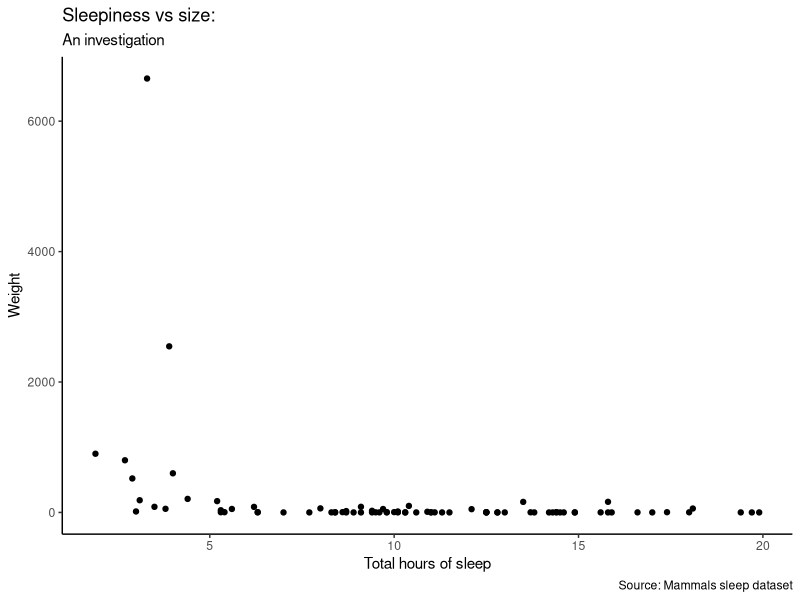
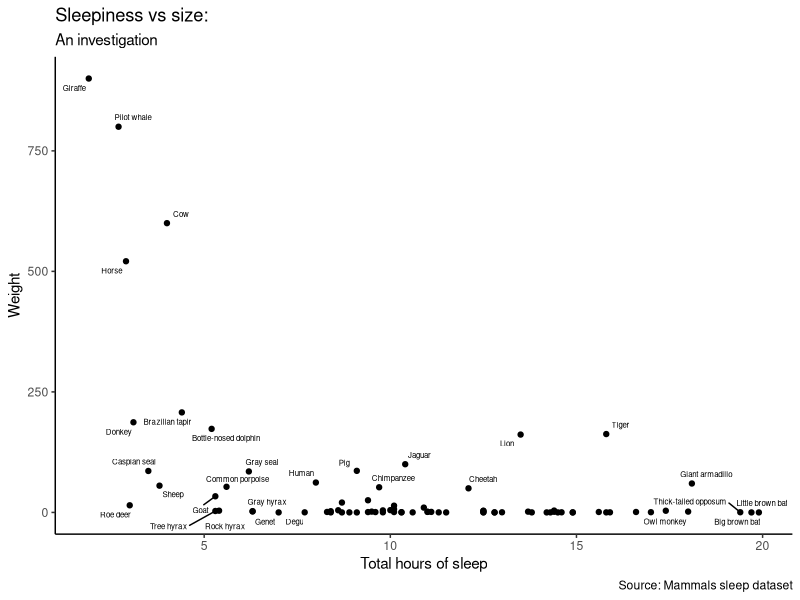
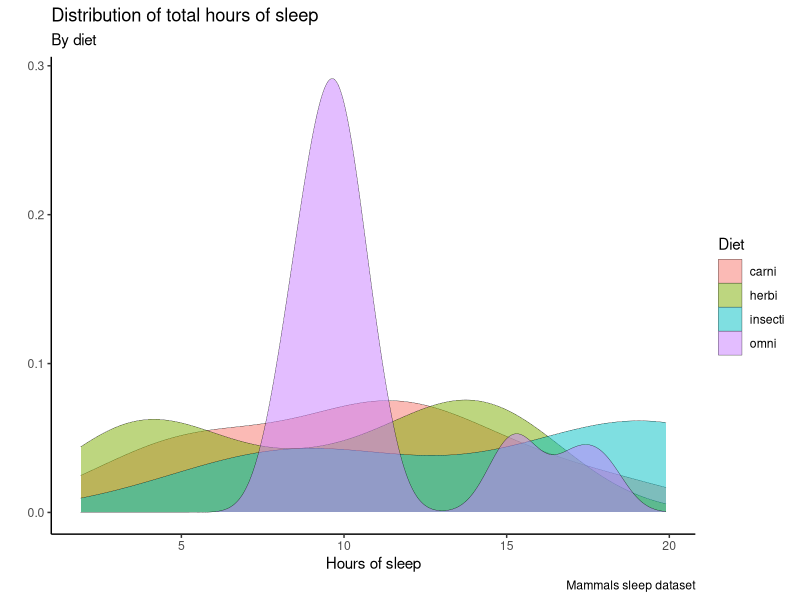
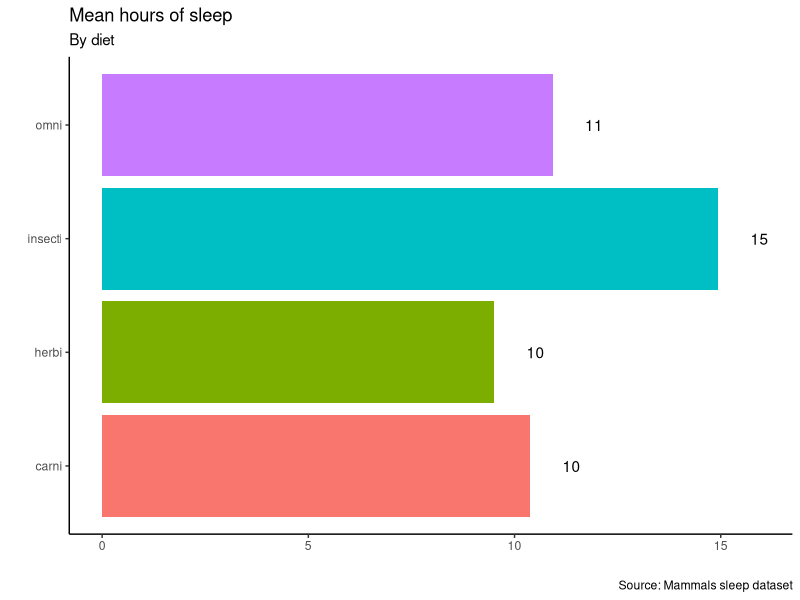
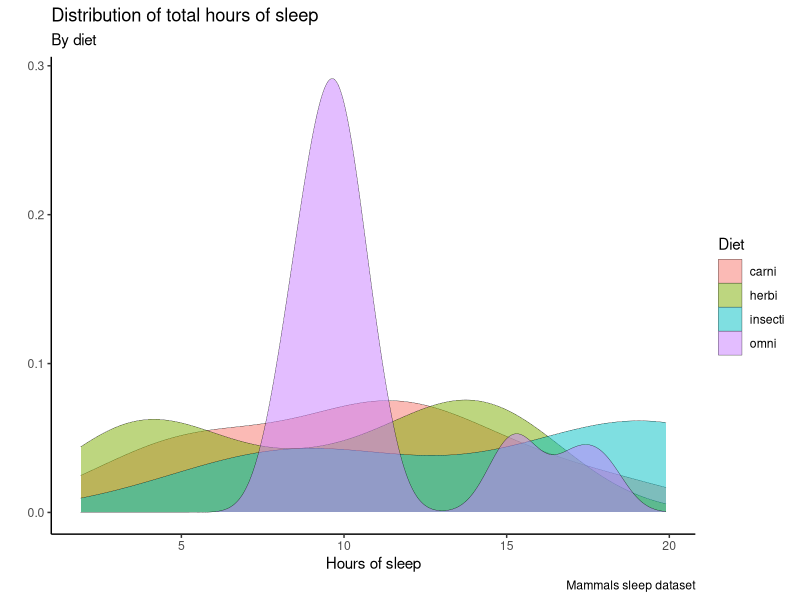

Write R code to recreate these figures, in order.
## ---- chunk 1
knitr::opts_chunk$set(echo = TRUE)
## ---- chunk 2

## 0. Keyboard shortcuts ----

# For mac:
# Cmd + Enter to run code
# Cmd + SHIFT + C to toggle comment
# Cmd + SHIFT + A to reformat code

# (For Windows, use Cntrl insted of Cmd)

# install.package("tidyverse")

# try it out!!
2 + 2 / 54 ^ 2
print(c("hello", "world", "helloooooo"))


## 1. Set Up: Loading Packages ----

# At the top of your script you should load
# ALL the required packages. A package only
# needs to be installed ONCE on your computer,
# but it still needs to be loaded at the top
# of each script to be used.

# To install a package, use this syntax:
# install.packages("packagename")
# (Note the quotation marks!)

# To load a package, use this syntax:
# library(packagename)

# You will almost ALWAYS want to load the tidyverse.
# Why? It's super useful!!
# It is a "suite" of several packages, including:
# dplyr - for data wrangling
# ggplot2 - for beautiful plots
# and more!

# Another great package is "ggrepel", which
# builds on the ggplot2 package and allows us
# to automatically label points on a plot
# without obscuring the data.

# Load packages
library(tidyverse) # for data wrangling
library(ggrepel) # for labelling points on a plot

## 2. Loading in data ----

# We use different functions to load data into R depending
# on how the data is stored (i.e., the file extension).

# Here are the main tools you will need,
# using the format of package_name::function_name()

#   .xls / .xlsx --> use readxl::read_excel()
#   .csv --> use readr::read_csv()
#   .tab --> use readr::read_delim()
#   .Rdata --> use load()
#   .dta --> use readstata13::read.dta13()

# Whenever we load data into R, we need to give it a name
# in order to store it as an object in our environment.
# We do this using the assignment operator "<-".

# Object names should:
#   1. Be meaningful (e.g. "weo" for the "WEO-2018" dataset)
#   2. Be short (because you're going to have to write it out a bunch of times!)
#   3. Not contain any special characters except an underscore (e.g. "weo_2018" would be OK, "weo-2018" or "weo.2018" would not)

# To load data we need to give R the file path.
# You can do this in two ways:

#   1. Give the ABSOLUTE file path
#   e.g. my_data <- read_csv("/Users/sophiehill/Google-Drive/Harvard/Teaching/HKS API-202/Review Sessions/my-dataset.csv")

#   2. Give the RELATIVE file path
#   e.g. my_data <- read_csv("my-dataset.csv")

# "Relative" means: relative to your current working directory.
# You can check where your working directory is by running:
getwd()

# If you create an R project file, then the working directory
# will be automatically set to the location of the project file.
# If you just create a .R script on its own, the working
# directory will be set to some default location (e.g. "~/Downloads")

# To change the working directory, run this:
# setwd("path/to/working/directory")
# OR, go to the menu bar:
# Session --> Set Working Directory --> Choose Directory

# R also has some built-in datasets.
# You can see a list by running:
# data()

# For example, you can load the "msleep" dataset like this:
data(msleep)

# Let's take a peak:
head(msleep)
str(msleep)
glimpse(msleep)

# Note: if you want to *remove* objects from the 
# environment, you can use this syntax:
# rm(object_name)


# For example:
thing1 <- c("temporary", "thing")
rm(thing1)

## 3. Slicing and dicing ----

# We can slice and dice data in two main ways:
#   1. Manually tell R which rows/columns we want
#   2. Tell R to find rows/columns that match some criteria


## Manually slicing and dicing:

# In tidyverse syntax, we deal with rows and columns separately:
# slice() or filter() for rows
# select() for columns
msleep %>% slice(1) # row 1 only
msleep %>% select(1) # column 1 only
msleep %>% slice(1) %>% select(1) # row 1 column 1
msleep %>% slice(1, 5, 7) %>% select(2, 4) # rows 1, 5, 7, columns 2, 4
msleep %>% slice(1:10) %>% select(1:2) # rows 1-10, columns 1-2

msleep %>% slice(1:10) %>% select(name)
msleep %>% slice(1:10) %>% select(name, sleep_total)
msleep %>% slice(1:10) %>% select(name:sleep_total) # use ":" to specify ranges

# we can use the minus sign to specify columns to DROP:
msleep %>% select(-name) # drop name
msleep %>% select(-c(name, sleep_total)) # drop name and sleep_total
msleep %>% select(-(name:sleep_total)) # drop columns from name to sleep_total

# using criteria to slice and dice
msleep %>% filter(sleep_total > 14)
msleep %>% filter(sleep_total > 14 & vore == "omni") # & is "AND"
msleep %>% filter(sleep_total > 14 | vore == "omni") # | is "OR"
msleep %>% filter(vore != "omni") # != is "NOT equal to"
msleep %>% filter(!(sleep_total > 14)) # !(...) is NOT(...)

## Exercise 3.1 ----
# Write code to find the names of all animals that have 
# above-median total sleep and below-median REM sleep



## Exercise 3.2 ----

# (a) Find the carnivore with the biggest brain weight.



# (b) Count how many omnivores have a brain weight of > 0.1


# (c) Calculate the mean body weight of all animals, first including and then excluding any elephants.

# Hint: you can use str_subset() to find any names containing the word "elephant".


## 4. A digression into data types ----

# Data types in R
# A. Character (text string)
# B. Factor (numeric with text labels)
# C. Integer (integer numbers)
# D. Double (numbers with decimal points)
# E. Logical (TRUE/FALSE)

# R's functions will try to guess the appropriate
# way to store data, but sometimes it will get it wrong.
# In those cases we have to "coerce" the type.

## A. CHARACTERS
my_character_value <- "abc"
my_character_value

my_character_vector <- c("a", "b", "c")
my_character_vector

# class() tells us the type of the object
class(my_character_value)
class(my_character_vector)

# nchar() tells us the number of characters
nchar(my_character_value)
nchar(my_character_vector)

# length tells us the length of vector
# i.e, the number of elements
length(my_character_value)
length(my_character_vector)

## B. FACTORS
my_factor_vector <- as.factor(my_character_vector)
my_factor_vector
class(my_factor_vector)

## C. INTEGERS
my_integer_value <- 3L
# wait, what the heck is that "L" doing there??
# don't worry, it's just a suffix that tells R to store
# this number as an integer with no decimal places.
my_integer_value

my_integer_vector <- c(1L, 50L, 3L)
my_integer_vector

class(my_integer_value)
class(my_integer_value)

## D. NUMERIC
my_numeric_value <- 3
my_numeric_value

my_numeric_vector <- c(1, 50, 3)
my_numeric_vector

class(my_numeric_value)
class(my_numeric_vector)

## E. LOGICAL
my_logical_value <- TRUE
# notice how RStudio will highlight the word TRUE in color
# that's because it recognizes TRUE is a logical value
# this is a rare occasion when we can write a word in
# R without using quotation marks.
my_logical_value

my_logical_vector <- c(TRUE, FALSE)
my_logical_vector

class(my_logical_value)
class(my_logical_vector)

# we can produce logical values by testing a criterion:
# Is the object "my_numeric_value" equal to 3?
my_numeric_value == 3
# Is the object "my_numeric_vector" equal to 2?
my_numeric_value == 2

# Why did we use TWO equals signs above?
# If we use ONE equals sign, R will treat it like the
# assignment operator and overwrite the value!
my_numeric_value = 2
my_numeric_value
# Using TWO equals signs tells R that we want to test
# whether something is equal, not assign it to be equal.

# it works the same with vectors:
my_numeric_vector == 3

# and we can use other operators too:
my_numeric_vector > 3
my_numeric_vector >= 3 # ">=" is greater-than-or-equal-to

# R does not like it when you try to combine different
# data types in a single vector.

# For example:
c(TRUE, 5)
# will get coerced to c(1, 5)

c("hello", 5)
# will get coerced to c("hello", "5")

## 5. Missing data ----

# Let's go back to the "msleep" dataset.

# We can ask whether values are missing
# using the is.na() function.
is.na(msleep$sleep_rem)

# Note that just like TRUE and FALSE, NA is a special symbol
# which is distinct from the character string "NA"
is.na(NA)
is.na("NA")

# We can then count the number of missing values for a specific variable:
# (Note: when you add up logical values TRUE is 1 and FALSE is 0).

msleep %>% summarise(n_sleep_rem_missing = sum(is.na(sleep_rem)))

# Or we can ask R to count missing values across ALL columns:
msleep %>% summarise_all(~ sum(is.na(.)))

# To remove all rows with any missing observations,
# we can use na.omit().
# This is called "casewise deletion".
msleep_nonmissing <- msleep %>% na.omit()

# count number of rows
nrow(msleep) # 83
nrow(msleep_nonmissing) # 20

# confirm there are now no missing values
msleep_nonmissing %>% summarise_all(~ sum(is.na(.)))

# There is no "easy" way to deal with missing data.
# Researchers must use their substantive knowledge
# to weight the pros and cons of different approaches
# and justify their choices.

## Exercise 5.1 ----

# (a) Which column has the highest number of missing values?

# (b) Create a new variable called sleep_rem_imputed, 
# where you replace all missing values of sleep_rem with
# the overall median.

# (c) Compare the mean and median of sleep_rem vs sleep_rem_imputed.


## 6. Summary statistics ----

# After loading a dataset and taking a peak
# using head() and str(), our next move
# is often to compute some summary statistics.

# summary() is a useful base R function
# we can use it on the whole dataset:
summary(msleep)

# or on a specific variable:
summary(msleep$sleep_total)
summary(msleep$sleep_rem)

# we can also do this the tidyverse way:
# the summarise() function serves the same
# purpose as pivot tables etc. in Excel
# It collapses our data from 1 row = 1 observation
# to aggregate statistics for groups of observations

# Let's calculate the mean and median amount of REM sleep
# across all animal in the dataset:
msleep %>%
  summarise(
    mean_sleep_rem = mean(sleep_rem, na.rm = TRUE),
    median_sleep_rem = median(sleep_rem, na.rm = TRUE)
  )

# Now let's do the same thing but taking
# means/medians WITHIN groups
# To do this, we first "group" the animals based on what they eat:
msleep %>%
  group_by(vore) %>%
  summarise(
    mean_sleep_rem = mean(sleep_rem, na.rm = TRUE),
    median_sleep_rem = median(sleep_rem, na.rm = TRUE)
  )

## Exercise 6.1 ----
# (a) Which group (carni / herbi / insecti / omni) has the
# highest mean REM sleep?

# (b) How could you find this using code (instead of just looking)? Hint: try using slice_max(). Find the syntax by running ?slice_max


# We can also group by more than one variable

# First let's create a new variable to classify
# animals as "big" or "small" based on their body weight

# Let's look at the distribution of body weight:
summary(msleep$bodywt)

# Wow! Look at the difference between the mean and median... what does this tell us?
# There are some very heavy outliers!
# In our case it's two species of elephants!

# save median weight as an object
median_weight <- median(msleep$bodywt)

# create categorical variable big/small
msleep <- msleep %>% mutate(size = case_when(bodywt >= median_weight ~ "big",
                                             bodywt < median_weight ~ "small"))

# check
msleep %>% group_by(size) %>% count()

# OK! Now let's try grouping by vore AND size
msleep %>%
  group_by(vore, size) %>%
  summarise(
    mean_sleep_rem = mean(sleep_rem, na.rm = TRUE),
    median_sleep_rem = median(sleep_rem, na.rm = TRUE)
  )

## 7. Making plots ----

# With ggplot you can make pretty much any plot you can imagine!

# ggplot works by creating LAYERS
# layers are stacked on top of each other using the "+" sign

# Some layers are made up of "geoms", i.e. "geometric objects"

# Types of geom:
# geom_point() -- scatterplot
# geom_line() -- line plot
# geom_col() -- barplot
# geom_density() -- density plot
# geom_histogram() -- histogram
# geom_abline() -- diagonal line
# geom_hline() -- horizontal line
# geom_vline() -- vertical line

# The most important question to ask yourself
# when using ggplot is:
#   Do I need to summarize my data before calling ggplot?

# If you are going to show "raw" data,
# then the answer is NO
#   e.g. scatterplots, histograms, density

# If you are going to show group-level averages,
# then the answer is YES
# e.g. bar plot, line plot

# OK... let's make some plots!

# Scatterplot
msleep %>%
  ggplot(aes(x = sleep_total,
             y = bodywt)) +
  geom_point() +
  theme_classic() +
  labs(
    x = "Total hours of sleep",
    y = "Weight",
    caption = "Source: Mammals sleep dataset",
    title = "Sleepiness vs size:",
    subtitle = "An investigation"
  )

# Whoa, look at those pesky elephants!
# Let's filter them out so we can see
# the other points more clearly...

msleep %>%
  filter(bodywt < 2000) %>%
  ggplot(aes(x = sleep_total,
             y = bodywt,
             label = name)) +
  geom_point() +
  theme_classic() +
  labs(
    x = "Total hours of sleep",
    y = "Weight",
    caption = "Source: Mammals sleep dataset",
    title = "Sleepiness vs size:",
    subtitle = "An investigation"
  ) +
  geom_text_repel(size = 2)

# Lovely!

# Density plot

msleep %>%
  filter(!is.na(vore)) %>%
  ggplot(aes(x = sleep_total,
             group = vore,
             fill = vore)) +
  geom_density(alpha = 0.5, lwd = 0.1) +
  theme_classic() +
  labs(
    x = "Hours of sleep",
    y = "",
    title = "Distribution of total hours of sleep",
    subtitle = "By diet",
    caption = "Mammals sleep dataset"
  ) +
  guides(fill = guide_legend(title = "Diet"))

## Barplot
msleep %>%
  filter(!is.na(vore)) %>%
  group_by(vore) %>%
  summarise(mean_sleep = mean(sleep_total)) %>%
  ggplot(aes(
    x = mean_sleep,
    y = vore,
    fill = vore,
    label = round(mean_sleep, 0)
  )) +
  geom_col() +
  theme_classic() +
  labs(
    x = "",
    y = "",
    title = "Mean hours of sleep",
    subtitle = "By diet",
    caption = "Source: Mammals sleep dataset"
  )  +
  theme(legend.position = "none") +
  geom_text(nudge_x = 1)

## Themes
# Here I am using the Classic Theme
# theme_classic()
# There are many other themes included in ggplot2, and for extra fun ones you can install the ggthemes package...
# See: https://r-charts.com/ggplot2/themes/


# To save a plot, we first assign it as an object
# and then use a function like "ggsave" to specify
# how to save it (e.g. jpeg/png/pdf)
my_density_plot <- msleep %>%
  filter(!is.na(vore)) %>%
  ggplot(aes(x = sleep_total,
             group = vore,
             fill = vore)) +
  geom_density(alpha = 0.5, lwd = 0.1) +
  theme_classic() +
  labs(
    x = "Hours of sleep",
    y = "",
    title = "Distribution of total hours of sleep",
    subtitle = "By diet",
    caption = "Mammals sleep dataset"
  ) +
  guides(fill = guide_legend(title = "Diet"))

# save as png
# it will save to your working directory
ggsave(
  filename = "my_density_plot.png",
  plot = my_density_plot,
  width = 4,
  height = 3
)




